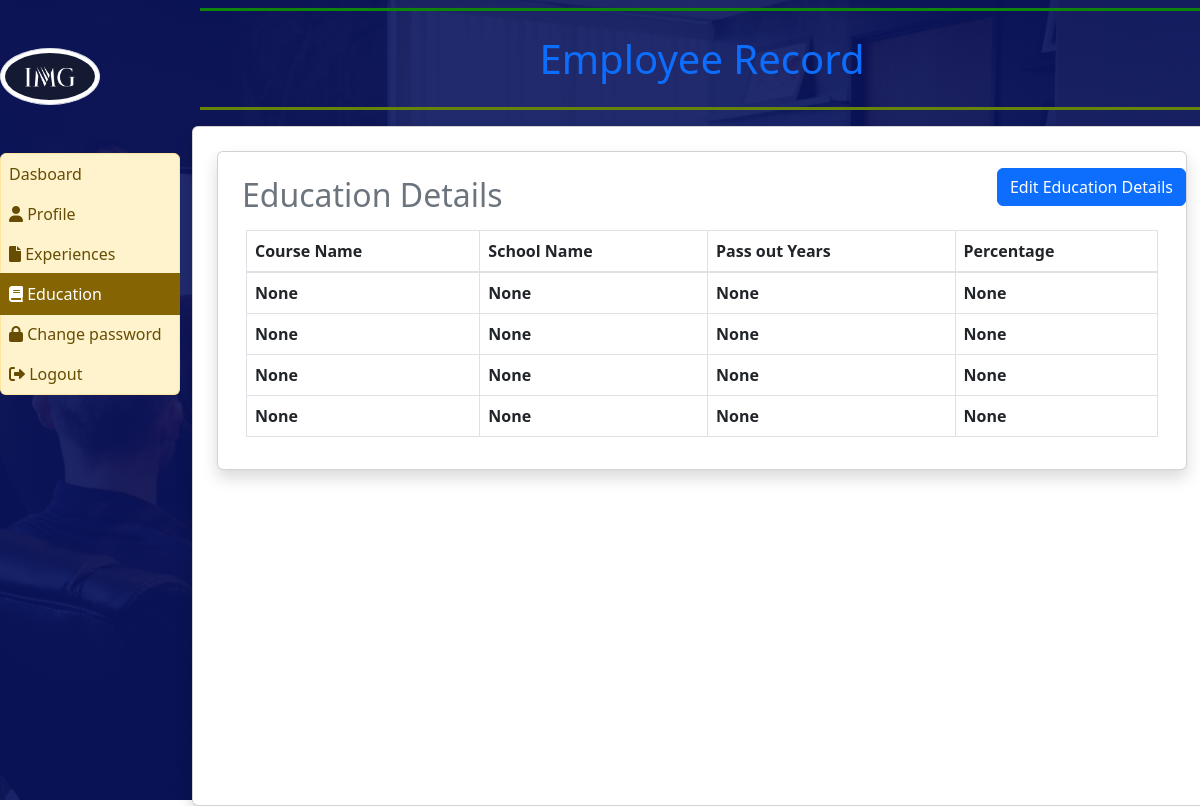
/emp_education/ (signed in), run on an earlier commit of the app's database.
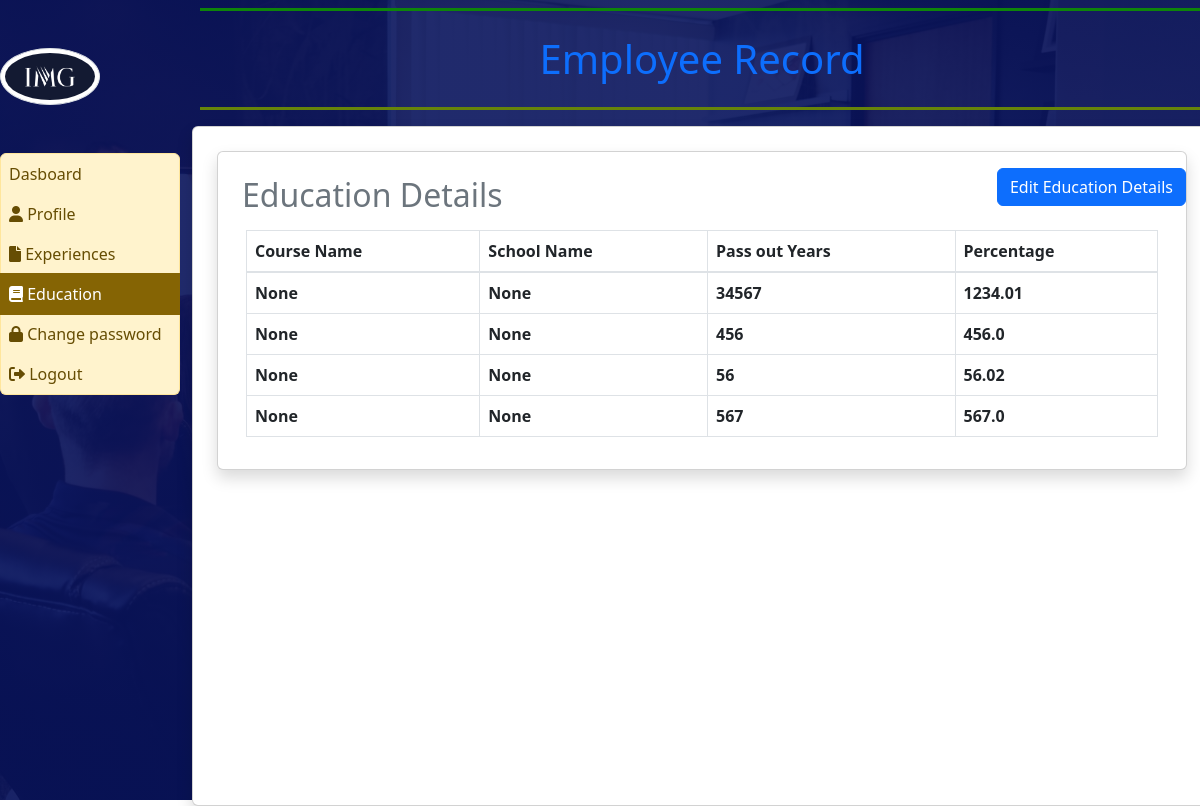
And on a later commit of the database.
### employee_app/models.py (models this page shows, shortened)
class EmployeeEducation(models.Model):
    user = models.ForeignKey(User, on_delete=models.CASCADE)
    coursepg = models.CharField(max_length=255, null=True)
    schoolpg = models.CharField(max_length=255, null=True)
    yearofpassingpg = models.CharField(max_length=200, null=True)
    percentagepg = models.FloatField(null=True)
    coursegra = models.CharField(max_length=255, null=True)
    schoolgra = models.CharField(max_length=255, null=True)
    yearofpassinggra = models.CharField(max_length=200, null=True)
    percentagegra = models.FloatField(null=True)
    coursessc = models.CharField(max_length=255, null=True)
    schoolssc = models.CharField(max_length=255, null=True)
    yearofpassingssc = models.CharField(max_length=200, null=True)
    percentagessc = models.FloatField(null=True)
    coursehsc = models.CharField(max_length=255, null=True)
    schoolhsc = models.CharField(max_length=255, null=True)
    yearofpassinghsc = models.CharField(max_length=200, null=True)
    percentagehsc = models.FloatField(null=True)

### employee_app/views.py (the view)
# urls.py: path("emp_education/", emp_education, name="emp_education"),
def emp_education(request):
    if not request.user.is_authenticated:
        return redirect("emp_login")
    user = request.user
    try:
        education = EmployeeEducation.objects.get(user=user)
    except EmployeeEducation.DoesNotExist:
        education = None
    if request.method == 'POST':
        form = EmployeeEducationForm(request.POST, instance=education)
        if form.is_valid():
            education = form.save(commit=False)
            education.user = user
            education.save()
    else:
        form = EmployeeEducationForm(instance=education)
    return render(request, "emp/emp_details/emp_education.html", locals())

### templates/emp/emp_details/emp_education.html
{% extends "emp/emp_base.html" %}
{% block main %}
<div class="card shadow m-2">
     <div class="card-body">
          <a href="{%url 'emp_edit_education'%}" class="btn btn-primary position-absolute top-5 end-0">Edit Education Details</a>
          <h2 class="p-2 text-secondary">Education Details</h2>
          <div class="container-fluid">
               <table class="table table-bordered">
                    <thead>
                         <tr>
                              <th scope="col">Course Name</th>
                              <th scope="col">School Name</th>
                              <th scope="col">Pass out Years</th>
                              <th scope="col">Percentage</th>
                         </tr>
                    </thead>
                    <tbody>
                         <tr>
                              <th scope="row">{{education.coursepg}}</th>
                              <th scope="row">{{education.schoolpg}}</th>
                              <th scope="row">{{education.yearofpassingpg}}</th>
                              <th scope="row">{{education.percentagepg}}</th>
                         </tr>
                         <tr>
                              <th scope="row">{{education.coursegra}}</th>
                              <th scope="row">{{education.schoolgra}}</th>
                              <th scope="row">{{education.yearofpassinggra}}</th>
                              <th scope="row">{{education.percentagegra}}</th>
                         </tr>
                         <tr>
                              <th scope="row">{{education.coursessc}}</th>
                              <th scope="row">{{education.schoolssc}}</th>
                              <th scope="row">{{education.yearofpassingssc}}</th>
                              <th scope="row">{{education.percentagessc}}</th>
                         </tr>
                         <tr>
                              <th scope="row">{{education.coursehsc}}</th>
                              <th scope="row">{{education.schoolhsc}}</th>
                              <th scope="row">{{education.yearofpassinghsc}}</th>
                              <th scope="row">{{education.percentagehsc}}</th>
                         </tr>
                    </tbody>
               </table>
          </div>
     </div>
</div>
{% endblock main %}

### templates/emp/emp_base.html
{% extends "base.html" %}
{% load static %}
{% block content %}
<div class="row">
     <div class="col-sm-2 p-10">
          <img src="{% static 'img/1.png' %}" alt="Images" height="100" width="100"
               class="img-thumbnail rounded-circle my-5 d-flex">
          <div class="list-group">
               <a href="{% url 'emp_home' %}"
                    class="list-group-item list-group-item-warning list-group-item-action {% if request.path == '/emp_home/' %} active {% endif %}">Dasboard</a>
               <a href="{% url 'emp_profile' %}"
                    class="list-group-item list-group-item-warning list-group-item-action {% if request.path == '/emp_profile/' %} active {% endif %}"><i
                         class="fa-solid fa-user"></i> Profile</a>
               <a href="{% url 'emp_experiences' %}"
                    class="list-group-item list-group-item-warning list-group-item-action {% if request.path == '/emp_experiences/' %} active {% endif %}"><i
                         class="fa-solid fa-file"></i> Experiences</a>
               <a href="{% url 'emp_education' %}"
                    class="list-group-item list-group-item-warning list-group-item-action {% if request.path == '/emp_education/' %} active {% endif %}"><i
                         class="fas fa-book"></i>
                    Education</a>
               <a href="{% url 'change_password' %}"
                    class="list-group-item list-group-item-warning list-group-item-action {% if request.path == '/change_password/' %} active {% endif %}">
                    <i class="fas fa-lock"></i> Change password</a>
               <a href="{% url 'emp_logout' %}"
                    class="list-group-item list-group-item-warning list-group-item-action"><i
                         class="fas fa-sign-out-alt"></i> Logout</a>
          </div>
     </div>
     <div class="col-sm-10 p-0">
          <div class="container-fluid p-2">
               <h5 class="text-center text-primary p-4 fs-1 font-weigth-bold"
                    style="border-bottom: 3px solid rgb(102, 132, 10);border-top: 3px solid rgb(14, 132, 10);">Employee
                    Record </h5>
          </div>
          <div class="card shadow" style="min-height: 85vh;">
               <div class="card-body">
                    {% block main %}
                    {% endblock main %}
               </div>
          </div>
     </div>
</div>
{% endblock content %}

### templates/base.html (shortened to what this page needs)
{% load static %}
<!doctype html>
<html lang="en">
<head>
     <link rel="stylesheet" type="text/css" href="{% static 'jobs/css/bootstrap.css' %}" />
     <link href="{% static 'jobs/css/font-awesome.min.css' %}" rel="stylesheet" />
     <link rel="stylesheet"
          href="https://cdnjs.cloudflare.com/ajax/libs/jquery-nice-select/1.1.0/css/nice-select.min.css"
 />
     <link href="{% static 'jobs/css/style.css' %}" rel="stylesheet" />
     <link href="{% static 'jobs/css/responsive.css' %}" rel="stylesheet" />
     <link rel="stylesheet" href="{% static 'css/bootstrap.min.css' %}">
     <link rel="stylesheet" href="{% static 'css/style.css' %}">
     <link rel="stylesheet" href="https://cdnjs.cloudflare.com/ajax/libs/font-awesome/6.0.0-beta3/css/all.min.css">
</head>
<body>
     <div class="hero_area">
          {% block content %}
          {% endblock content %}
     </div>
</body>
</html>

### static/jobs/css/style.css (style rules this page uses)
body { font-family: 'Poppins', sans-serif; color: #0c0c0c; background-color: #ffffff; overflow-x: hidden; }
a, a:hover, a:focus { text-decoration: none; }
.btn, .btn:focus { outline: none !important; -webkit-box-shadow: none; box-shadow: none; }
.hero_area { position: relative; height: 100vh; display: -webkit-box; display: -moz-box; display: -ms-flexbox; display: flex; -webkit-box-orient: vertical; -webkit-box-direction: normal; -moz-box-orient: vertical; -moz-box-direction: normal; -ms-flex-direction: column; flex-direction: column; background-image: -webkit-gradient(linear, left top, right top, from(rgba(8, 19, 92, 0.9)), to(rgba(8, 19, 92, 0.9))), url(../images/slider-bg.jpg); background-image: -webkit-linear-gradient(left, rgba(8, 19, 92, 0.9), rgba(8, 19, 92, 0.9)), url(../images/slider-bg.jpg); background-image: -moz-linear-gradient(left, rgba(8, 19, 92, 0.9), rgba(8, 19, 92, 0.9)), url(../images/slider-bg.jpg); background-image: -o-linear-gradient(left, rgba(8, 19, 92, 0.9), rgba(8, 19, 92, 0.9)), url(../images/slider-bg.jpg); background-image: linear-gradient(to right, rgba(8, 19, 92, 0.9), rgba(8, 19, 92, 0.9)), url(../images/slider-bg.jpg); background-size: cover; }

### static/css/style.css (style rules this page uses)
.list-group-item { padding: 8px !important; }

What changed in the data, as far as the page shows it:
changed EmployeeEducation "None": yearofpassingpg "None" → "34567"; percentagepg "None" → "1234.01"; yearofpassinggra "None" → "456"; percentagegra "None" → "456.0"; yearofpassingssc "None" → "56"; percentagessc "None" → "56.02"; yearofpassinghsc "None" → "567"; percentagehsc "None" → "567.0"
